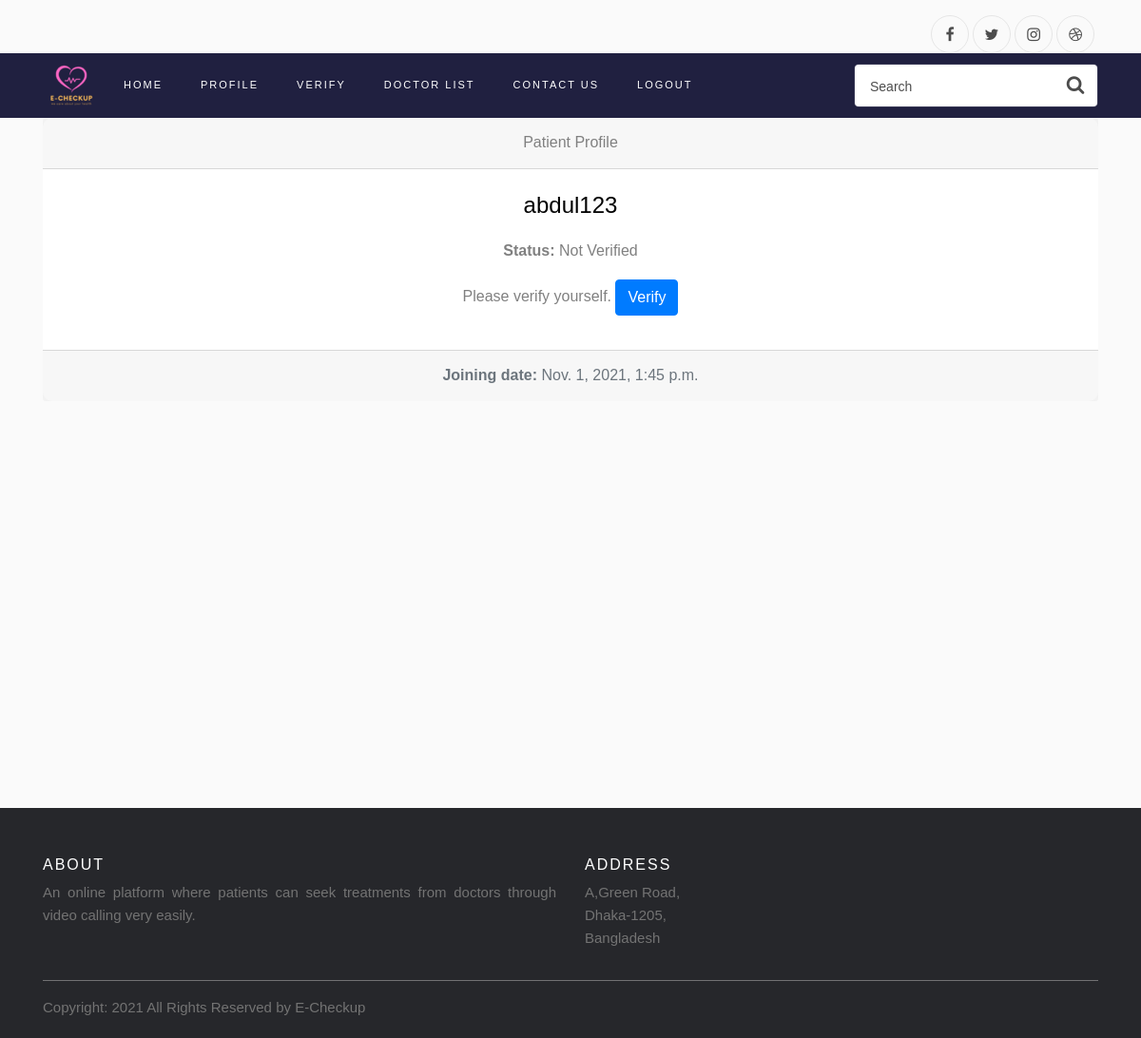
Page /profile/ (signed in) on the earlier database version.
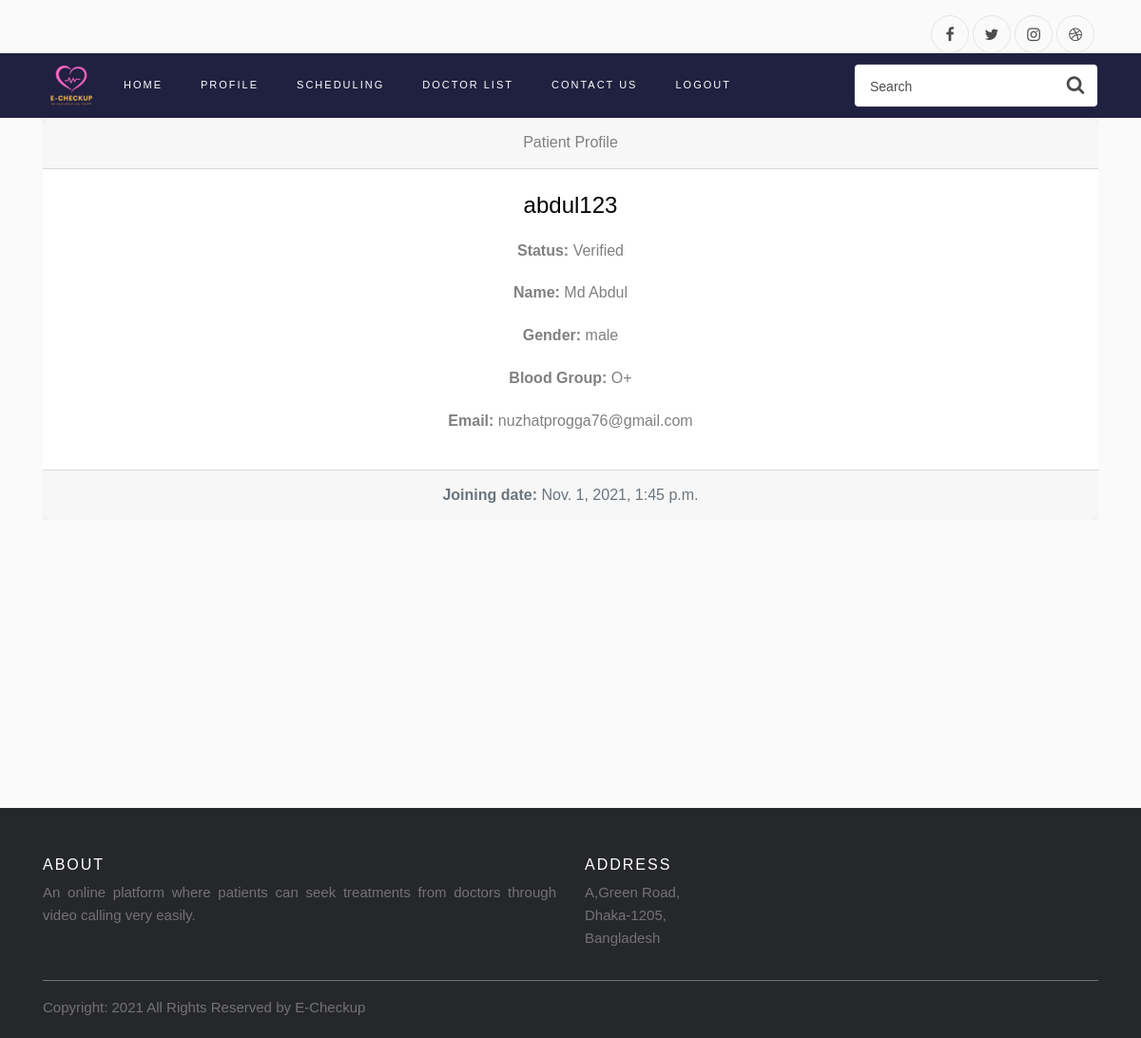
Same page on the later database version.
### userManagement/models.py (models this page shows, shortened)
class PatientProfile(models.Model):
    name = models.CharField(max_length=50,blank=True,null=True)
    gender = models.CharField(max_length=10,blank=True,null=True)
    blood_group = models.CharField(max_length=5,blank=True,null=True)
    email = models.EmailField(blank=True,null=True)
    user = models.ForeignKey(User, default=None, on_delete=models.CASCADE)
    status = models.BooleanField(blank=True,null=True,default=False)

class User(AbstractBaseUser,PermissionsMixin):
    username = models.CharField(max_length=50,unique=True)
    type = models.CharField(max_length=20,choices=Types.choices,default=Types.Patient)
    join_date = models.DateTimeField(default=timezone.now)
    is_staff = models.BooleanField(default=False)
    is_active = models.BooleanField(default=True)
    objects = CustomUserManager()
    USERNAME_FIELD = 'username'

### userManagement/views.py (the view)
# urls.py: path('profile/', userView.show_profile, name='profile'),
@login_required
def show_profile(request):
    if request.user.type == Types.Doctor:
        try:
            profile = DoctorProfile.objects.get(user=request.user)
        except DoctorProfile.DoesNotExist:
            profile = "Please complete your profile to view"
    else:
        try:
            profile = PatientProfile.objects.get(user=request.user)
        except PatientProfile.DoesNotExist:
            profile = "Please complete your profile to view"
    context = {
        'profile': profile
    }
    return render(request, 'userManagement/profile.html', context)

### userManagement/context.py (called while the page is built)
def verifiedUser(request):
    usertype = ''
    userStatus=''
    if request.user.is_authenticated:
        if request.user.type == 'DOCTOR':
            usertype = 'DOCTOR'
        elif request.user.type == 'PATIENT':
            usertype = 'PATIENT'
            try:
                user = get_object_or_404(PatientProfile, user=request.user)
                if user.status:
                    userStatus = 'Verified'
                else:
                    userStatus = 'notVerified'
            except Exception:
                usertype = "Error"
        else:
            usertype = "ADMIN"
    context = {
        'userStatus': userStatus,
        'usertype' : usertype
    }
    return context

### templates/userManagement/profile.html (shortened to what this page needs)
{% extends 'base.html' %}
{% load static %}
{% block content %}
    <div class="card text-center">
    {% if profile.user.type == 'PATIENT' %}
        <div class="card-header">
            Patient Profile
        </div>
        <div class="card-body">
            <h4 class="card-title">{{ profile.user.username }}</h4>
            <p class="card-text">
                {% if profile.status %}
                    <p><b>Status: </b>Verified</p>
                    <p><b>Name: </b>{{ profile.name }}</p>
                    <p><b>Gender: </b>{{ profile.gender }}</p>
                    <p><b>Blood Group: </b>{{ profile.blood_group }}</p>
                    <p><b>Email: </b>{{ profile.email }}</p>
                {% else %}
                    <p><b>Status: </b>Not Verified</p>
                    Please verify yourself.
                    <a href="{% url 'send_mail' %}" class="btn btn-primary">Verify</a>
                {% endif %}
            </p>
        </div>
        <div class="card-footer text-muted">
            <b>Joining date: </b>{{ profile.user.join_date }}
        </div>
        </div>
    {% endif %}
{% endblock content %}

Differences in the rows shown:
changed PatientProfile "abdul123": status False → True (drawn); name (not shown) → "Md Abdul"; gender (not shown) → "male"; blood_group (not shown) → "O+"; email (not shown) → "nuzhatprogga76@gmail.com"
Other differences:
text no longer shown: "VERIFY Not Verified Please verify yourself. Verify"
text now shown: "SCHEDULING Verified Name: Gender: Blood Group: Email:"
